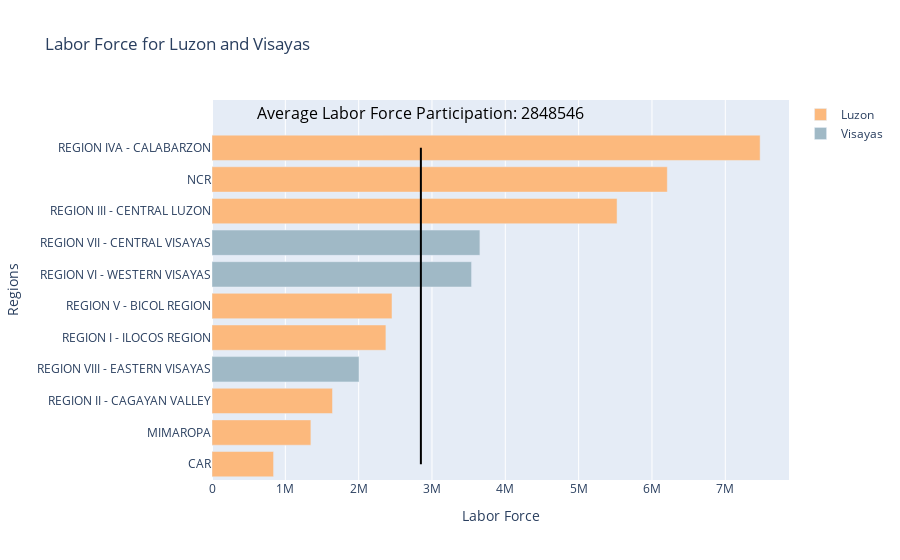

Notebook code cell kept with this figure:
### Code cell
Viz4(df,2022,'Labor Force','Luzon and Visayas')

### Figure 1 — Plotly figure (JSON) as saved in the notebook; plotly's stock layout.template omitted (floating-point values rounded to 4 significant figures)
{"data": [{"hovertemplate": "Labor Force Participation: %{x:.2f}<extra></extra>", "marker": {"color": ["#fcb97d", "#fcb97d", "#fcb97d", "#fcb97d", "#fcb97d", "#fcb97d", "#fcb97d", "#fcb97d"]}, "name": "Luzon", "orientation": "h", "x": [839600.0, 1349000.0, 1643000.0, 2372000.0, 2455000.0, 5524000.0, 6209000.0, 7475000.0], "y": ["CAR", "MIMAROPA", "REGION II - CAGAYAN VALLEY", "REGION I - ILOCOS REGION", "REGION V - BICOL REGION", "REGION III - CENTRAL LUZON", "NCR", "REGION IVA - CALABARZON"], "type": "bar"}, {"hovertemplate": "Labor Force Participation: %{x:.2f}<extra></extra>", "marker": {"color": ["#a0b9c6", "#a0b9c6", "#a0b9c6"]}, "name": "Visayas", "orientation": "h", "x": [2005000.0, 3540000.0, 3653000.0], "y": ["REGION VIII - EASTERN VISAYAS", "REGION VI - WESTERN VISAYAS", "REGION VII - CENTRAL VISAYAS"], "type": "bar"}], "layout": {"annotations": [{"font": {"color": "black", "size": 16}, "showarrow": false, "text": "Average Labor Force Participation: 2848546", "x": 2849000.0, "y": 11.1}], "shapes": [{"line": {"color": "black", "width": 2}, "type": "line", "x0": 2849000.0, "x1": 2849000.0, "y0": 0, "y1": 10}], "title": {"text": "Labor Force for Luzon and Visayas"}, "xaxis": {"title": {"text": "Labor Force"}}, "yaxis": {"categoryarray": ["CAR", "MIMAROPA", "REGION II - CAGAYAN VALLEY", "REGION VIII - EASTERN VISAYAS", "REGION I - ILOCOS REGION", "REGION V - BICOL REGION", "REGION VI - WESTERN VISAYAS", "REGION VII - CENTRAL VISAYAS", "REGION III - CENTRAL LUZON", "NCR", "REGION IVA - CALABARZON"], "categoryorder": "array", "title": {"text": "Regions"}}}}
